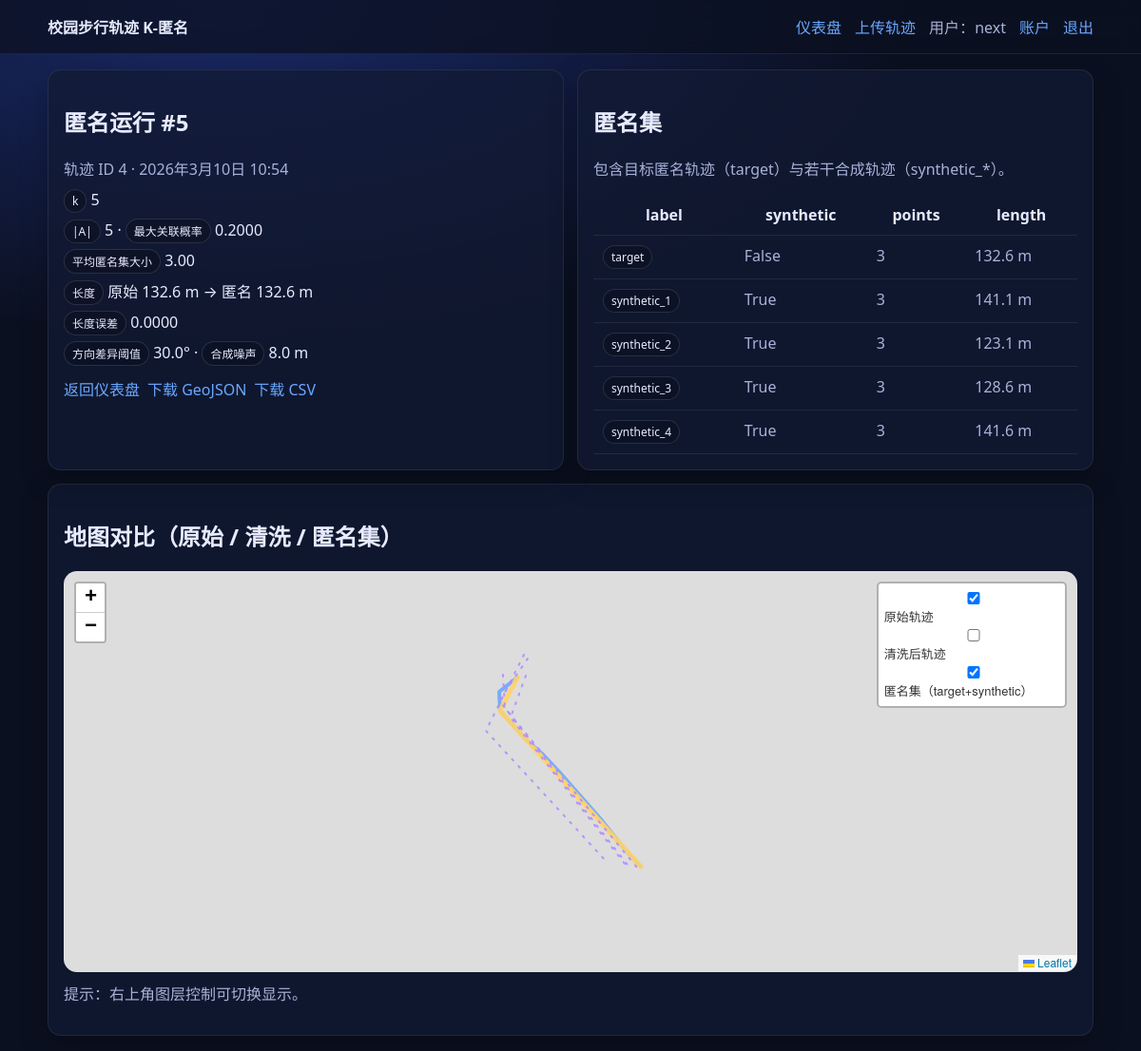
The page /dashboard/run/5/ (signed in) on the database its author committed.
### apps/anonymizer/models.py (models this page shows, shortened)
class AnonymizationRun(models.Model):
    owner = models.ForeignKey(settings.AUTH_USER_MODEL, on_delete=models.CASCADE)
    trajectory = models.ForeignKey(Trajectory, on_delete=models.CASCADE)
    created_at = models.DateTimeField(auto_now_add=True)
    k = models.IntegerField(default=5)
    adaptive_k = models.BooleanField(default=False)
    max_length_error_ratio = models.FloatField(default=0.10)
    direction_diversity_deg = models.FloatField(default=30.0)
    synthetic_noise_m = models.FloatField(default=8.0)
    anonymized_set_size = models.IntegerField(default=0)
    max_linkage_prob = models.FloatField(default=1.0)
    avg_set_size = models.FloatField(default=0.0)
    length_m_original = models.FloatField(default=0.0)
    length_m_anonymized = models.FloatField(default=0.0)
    length_error_ratio = models.FloatField(default=0.0)
    status = models.CharField(max_length=20, default="ok")
    error_message = models.TextField(blank=True)

class AnonymizedTrajectory(models.Model):
    run = models.ForeignKey(AnonymizationRun, on_delete=models.CASCADE, related_name="anonymized_trajectories")
    label = models.CharField(max_length=100, default="anonymized")
    is_synthetic = models.BooleanField(default=False)
    points_count = models.IntegerField(default=0)
    length_m = models.FloatField(default=0.0)

### apps/dashboard/views.py (the view)
# urls.py: path("dashboard/run/<int:run_id>/", views.run_detail, name="run_detail"),
@login_required
@require_http_methods(["GET"])
def run_detail(request: HttpRequest, run_id: int) -> HttpResponse:
    run_obj = get_object_or_404(AnonymizationRun, id=run_id, owner=request.user)
    return render(
        request,
        "dashboard/run_detail.html",
        {
            "run": run_obj,
            "anon_trajs": run_obj.anonymized_trajectories.order_by("id"),
        },
    )

### templates/dashboard/run_detail.html (shortened to what this page needs)
{% extends "base/base.html" %}
{% block content %}
  <div class="grid">
    <div class="card">
      <h2>匿名运行 #{{ run.id }}</h2>
      <div class="muted">轨迹 ID {{ run.trajectory_id }} · {{ run.created_at }}</div>
      <div style="margin-top: 10px; display:grid; gap: 6px;">
        <div><span class="badge">k</span> {{ run.k }} {% if run.adaptive_k %}<span class="badge">自适应k</span>{% endif %}</div>
        <div><span class="badge">|A|</span> {{ run.anonymized_set_size }} · <span class="badge">最大关联概率</span> {{ run.max_linkage_prob|floatformat:4 }}</div>
        <div><span class="badge">平均匿名集大小</span> {{ run.avg_set_size|floatformat:2 }}</div>
        <div><span class="badge">长度</span> 原始 {{ run.length_m_original|floatformat:1 }} m → 匿名 {{ run.length_m_anonymized|floatformat:1 }} m</div>
        <div><span class="badge">长度误差</span> {{ run.length_error_ratio|floatformat:4 }}</div>
        <div><span class="badge">方向差异阈值</span> {{ run.direction_diversity_deg }}° · <span class="badge">合成噪声</span> {{ run.synthetic_noise_m }} m</div>
      </div>
      <div class="row-actions" style="margin-top: 12px;">
        <a class="btn" href="/dashboard/">返回仪表盘</a>
        <a class="btn" href="/dashboard/run/{{ run.id }}/download.geojson">下载 GeoJSON</a>
        <a class="btn" href="/dashboard/run/{{ run.id }}/download.csv">下载 CSV</a>
      </div>
    </div>
    <div class="card">
      <h2>匿名集</h2>
      <p class="muted">包含目标匿名轨迹（target）与若干合成轨迹（synthetic_*）。</p>
      <table class="table">
        <thead>
          <tr><th>label</th><th>synthetic</th><th>points</th><th>length</th></tr>
        </thead>
        <tbody>
          {% for t in anon_trajs %}
            <tr>
              <td><span class="badge">{{ t.label }}</span></td>
              <td class="muted">{{ t.is_synthetic }}</td>
              <td class="muted">{{ t.points_count }}</td>
              <td class="muted">{{ t.length_m|floatformat:1 }} m</td>
            </tr>
          {% endfor %}
        </tbody>
      </table>
    </div>
  </div>
  <div class="card" style="margin-top: 14px;">
    <h2>地图对比（原始 / 清洗 / 匿名集）</h2>
    <div id="map" class="map"></div>
    <p class="muted" style="margin-top: 10px;">提示：右上角图层控制可切换显示。</p>
  </div>
{% endblock %}

### templates/base/base.html (shortened to what this page needs)
<!doctype html>
<html lang="zh-CN">
  <head>
    <link rel="stylesheet" href="https://unpkg.com/leaflet@1.9.4/dist/leaflet.css" />
    <link rel="stylesheet" href="/static/css/app.css" />
  </head>
  <body>
    <header class="topbar">
      <div class="container topbar-inner">
        <div class="brand"><a href="/">校园步行轨迹 K-匿名</a></div>
        <nav class="nav">
          <a href="/dashboard/">仪表盘</a>
          <a href="/trajectories/upload/">上传轨迹</a>
          {% if user.is_authenticated %}
            <span class="muted">用户：{{ user.username }}</span>
            <a href="/accounts/profile/">账户</a>
            <a href="/accounts/logout/">退出</a>
          {% else %}
            <a href="/accounts/login/">登录</a>
            <a href="/accounts/signup/">注册</a>
          {% endif %}
        </nav>
      </div>
    </header>
    <main class="container">
      {% block content %}{% endblock %}
    </main>
  </body>
</html>

### static/css/app.css (style rules this page uses)
:root { --bg: #0b1020; --panel: #121a33; --text: #e7ebff; --muted: #a8b2d8; --accent: #6aa8ff; --danger: #ff6a6a; --ok: #6affb0; }
body { margin: 0; font-family: system-ui, -apple-system, Segoe UI, Roboto, "Noto Sans SC", "PingFang SC", "Microsoft YaHei", sans-serif; background: radial-gradient(1200px 600px at 20% 0%, #1a2a6a 0%, var(--bg) 60%); color: var(--text); }
a { color: var(--accent); text-decoration: none; }
.container { max-width: 1100px; margin: 0 auto; padding: 16px; }
.topbar { position: sticky; top: 0; backdrop-filter: blur(10px); background: rgba(11, 16, 32, 0.75); border-bottom: 1px solid rgba(255,255,255,0.08); z-index: 10; }
.topbar-inner { display: flex; justify-content: space-between; align-items: center; gap: 16px; }
.brand a { font-weight: 700; color: var(--text); }
.nav { display: flex; gap: 14px; align-items: center; }
.muted { color: var(--muted); }
.card { background: rgba(18, 26, 51, 0.75); border: 1px solid rgba(255,255,255,0.08); border-radius: 14px; padding: 16px; box-shadow: 0 10px 30px rgba(0,0,0,0.25); }
.grid { display: grid; grid-template-columns: 1fr 1fr; gap: 14px; }
.table { width: 100%; border-collapse: collapse; }
.table th, .table td { padding: 10px; border-bottom: 1px solid rgba(255,255,255,0.08); vertical-align: top; }
.badge { display:inline-block; padding: 3px 8px; border-radius: 999px; border: 1px solid rgba(255,255,255,0.12); background: rgba(11,16,32,0.55); font-size: 12px; }
.row-actions { display:flex; flex-wrap:wrap; gap: 8px; }
.map { height: 420px; border-radius: 14px; overflow:hidden; border: 1px solid rgba(255,255,255,0.10); }

### rows shown on the page
AnonymizationRun: id "5", trajectory_id "4", created_at "2026年3月10日 10:54", k "5", anonymized_set_size "5", max_linkage_prob "0.2000", avg_set_size "3.00", length_m_original "132.6", length_m_anonymized "132.6", length_error_ratio "0.0000", direction_diversity_deg "30.0", synthetic_noise_m "8.0"
AnonymizedTrajectory: label "target", is_synthetic "False", points_count "3", length_m "132.6"
AnonymizedTrajectory: label "synthetic_1", is_synthetic "True", points_count "3", length_m "141.1"
AnonymizedTrajectory: label "synthetic_2", is_synthetic "True", points_count "3", length_m "123.1"
AnonymizedTrajectory: label "synthetic_3", is_synthetic "True", points_count "3", length_m "128.6"
AnonymizedTrajectory: label "synthetic_4", is_synthetic "True", points_count "3", length_m "141.6"

### other values the page prints
{{ user.username }} "next"
